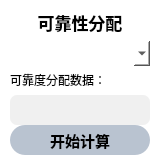
      <widget class="QWidget" name="RabilityAWidget_2" native="true">
       <property name="minimumSize">
        <size>
         <width>160</width>
         <height>160</height>
        </size>
       </property>
       <property name="maximumSize">
        <size>
         <width>160</width>
         <height>160</height>
        </size>
       </property>
       <property name="styleSheet">
        <string notr="true">QWidget
{
background-color: rgb(255, 255, 255);
border-radius:15px;	
}
QPushButton#start_count_3
{
background-color: rgba(0, 37, 84,70);
}
QPushButton#start_count_3:hover
{
background-color: rgba(0, 37, 84,170);
}</string>
       </property>
       <layout class="QVBoxLayout" name="verticalLayout_3">
        <property name="spacing">
         <number>6</number>
        </property>
        <property name="leftMargin">
         <number>10</number>
        </property>
        <property name="topMargin">
         <number>10</number>
        </property>
        <property name="rightMargin">
         <number>10</number>
        </property>
        <property name="bottomMargin">
         <number>10</number>
        </property>
        <item>
         <widget class="QLabel" name="label_5">
          <property name="font">
           <font>
            <family>黑体</family>
            <pointsize>13</pointsize>
            <weight>75</weight>
            <bold>true</bold>
           </font>
          </property>
          <property name="text">
           <string>可靠性分配</string>
          </property>
          <property name="alignment">
           <set>Qt::AlignCenter</set>
          </property>
         </widget>
        </item>
        <item>
         <widget class="QComboBox" name="parts_2">
          <property name="minimumSize">
           <size>
            <width>0</width>
            <height>25</height>
           </size>
          </property>
          <property name="maximumSize">
           <size>
            <width>16777215</width>
            <height>25</height>
           </size>
          </property>
          <property name="font">
           <font>
            <family>微软雅黑</family>
            <pointsize>12</pointsize>
           </font>
          </property>
         </widget>
        </item>
        <item>
         <widget class="QLabel" name="RabilityA">
          <property name="maximumSize">
           <size>
            <width>16777215</width>
            <height>30</height>
           </size>
          </property>
          <property name="styleSheet">
           <string notr="true">font: 75 10pt &quot;微软雅黑&quot; rgb(64, 65, 66);</string>
          </property>
          <property name="text">
           <string>可靠度分配数据：</string>
          </property>
         </widget>
        </item>
        <item>
         <widget class="QLabel" name="rability_value_6">
          <property name="minimumSize">
           <size>
            <width>0</width>
            <height>30</height>
           </size>
          </property>
          <property name="maximumSize">
           <size>
            <width>16777215</width>
            <height>30</height>
           </size>
          </property>
          <property name="font">
           <font>
            <family>微软雅黑</family>
            <pointsize>12</pointsize>
           </font>
          </property>
          <property name="styleSheet">
           <string notr="true">background-color: rgb(240, 240, 240);
border-radius: 7px;</string>
          </property>
          <property name="frameShape">
           <enum>QFrame::Box</enum>
          </property>
          <property name="frameShadow">
           <enum>QFrame::Sunken</enum>
          </property>
          <property name="text">
           <string/>
          </property>
          <property name="alignment">
           <set>Qt::AlignCenter</set>
          </property>
         </widget>
        </item>
        <item>
         <widget class="QPushButton" name="start_count_3">
          <property name="minimumSize">
           <size>
            <width>0</width>
            <height>30</height>
           </size>
          </property>
          <property name="font">
           <font>
            <pointsize>11</pointsize>
            <weight>75</weight>
            <bold>true</bold>
           </font>
          </property>
          <property name="styleSheet">
           <string notr="true"/>
          </property>
          <property name="text">
           <string>开始计算</string>
          </property>
          <property name="icon">
           <iconset resource="images.qrc">
            <normaloff>:/Mainpart/images/team.png</normaloff>:/Mainpart/images/team.png</iconset>
          </property>
         </widget>
        </item>
       </layout>
      </widget>
